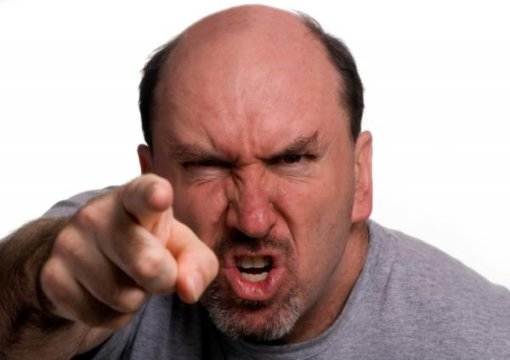
#> input picture images/angry.jpg, 510 x 360 px
$ python pillow.py
#> lines starting #> are read from the running program, lines starting #| are printed output that depends on the picture
from PIL import Image
import os

file_name1 = os.path.join(
    os.path.dirname(__file__),
    'images/angry.jpg')

file_name2 = os.path.join(
    os.path.dirname(__file__),
    'images/face.jpg')

image1 = Image.open(file_name1)
#> image1 is the input picture: PIL image 510x360 RGB; mean R, G, B 177.4, 152.4, 149
image2 = Image.open(file_name2)
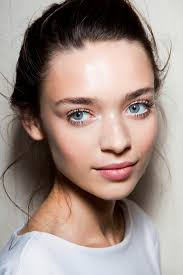
#> input picture images/face.jpg, 183 x 275 px
#> image2 is the input picture: PIL image 183x275 RGB; mean R, G, B 159.4, 141.9, 134.5

image2.show()

image1 = image1.resize((100,100))
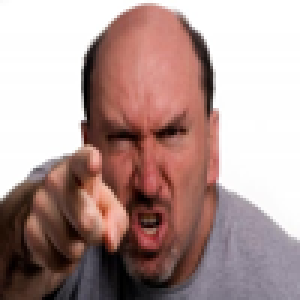
#> image1: PIL image 100x100 RGB (shown 3 times larger); mean R, G, B 177.4, 152.4, 149
image1.show()
image2.paste(image1, mask = None)
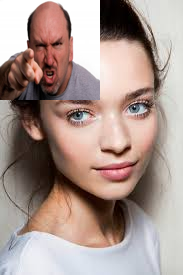
#> image2: PIL image 183x275 RGB; mean R, G, B 170.3, 150.6, 143.7
image2.show()
